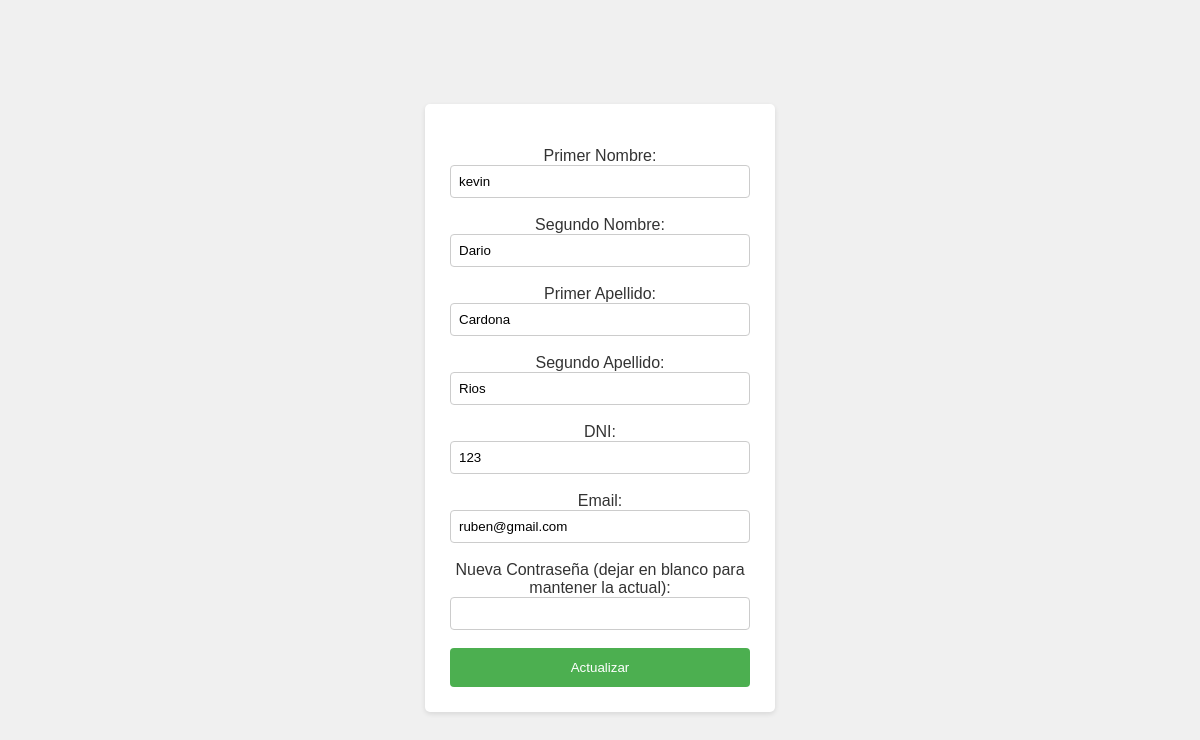
The app's page /modificaruser.php (signed in) with its own data.
### tables this page shows
CREATE TABLE `user` (
  `id` int(11) NOT NULL,
  `first_name` varchar(15) DEFAULT NULL,
  `second_name` varchar(30) DEFAULT NULL,
  `first_family_name` varchar(20) DEFAULT NULL,
  `second_family_name` varchar(25) DEFAULT NULL,
  `role_id` int(11) DEFAULT NULL,
  `dni` int(11) DEFAULT NULL,
  `dni_type_id` int(11) DEFAULT NULL,
  `email` varchar(90) DEFAULT NULL,
  `password` varchar(512) DEFAULT NULL,
  `news_id` int(11) DEFAULT NULL,
  `image` varchar(255) NOT NULL,
  `token` varchar(64) NOT NULL
);

### modificaruser.php (the view, shortened to what this page needs)
<?php
include('connect.php');
$id = $_SESSION["id"];
$result = mysqli_query($connect, "SELECT * FROM user WHERE id = $id");
if (mysqli_num_rows($result) == 1) {
    $row = mysqli_fetch_assoc($result);
} else {
    die("Error: No se encontró el usuario.");
}
?>
<!DOCTYPE html>
<html lang="en">
<head>
    <link rel="stylesheet" href="css/modificar.css">
</head>
<body>
    <center>
    <form action="<?php echo htmlspecialchars($_SERVER["PHP_SELF"]); ?>" method="post" enctype="multipart/form-data">
        <br>
        <label for="first_name">Primer Nombre:</label>
        <br>
        <input type="text" id="first_name" name="first_name" value="<?php echo $row['first_name']; ?>" required><br><br>
        <label for="second_name">Segundo Nombre:</label>
        <br>
        <input type="text" id="second_name" name="second_name" value="<?php echo $row['second_name']; ?>"><br><br>
        <label for="first_family_name">Primer Apellido:</label>
        <br>
        <input type="text" id="first_family_name" name="first_family_name" value="<?php echo $row['first_family_name']; ?>" required><br><br>
        <label for="second_family_name">Segundo Apellido:</label>
        <br>
        <input type="text" id="second_family_name" name="second_family_name" value="<?php echo $row['second_family_name']; ?>"><br><br>
        <label for="dni">DNI:</label>
        <br>
        <input type="text" id="dni" name="dni" value="<?php echo $row['dni']; ?>" required><br><br>
        <label for="email">Email:</label>
        <input type="email" id="email" name="email" value="<?php echo $row['email']; ?>" required><br><br>
        <label for="password">Nueva Contraseña (dejar en blanco para mantener la actual):</label><br>
        <input type="password" id="password" name="password"><br><br>
        <input type="submit" value="Actualizar">
    </form>
  </center>
</body>
</html>

### css/modificar.css (style rules this page uses)
body { font-family: sans-serif; display: flex; justify-content: center; align-items: center; min-height: 100vh; background-color: #f0f0f0; }
form { background-color: #fff; padding: 25px; border-radius: 5px; box-shadow: 0 2px 5px rgba(0, 0, 0, 0.1); width: 300px; }
label { text-align: center; color: #333; }
input[type="email"], input[type="text"], input[type="password"] { width: 100%; padding: 8px; box-sizing: border-box; border: 1px solid #ccc; border-radius: 4px; }
input[type="submit"] { background-color: #4CAF50; color: white; padding: 12px 20px; border: none; border-radius: 4px; cursor: pointer; width: 100%; }

### records on screen
user: first_name "kevin", second_name "Dario", first_family_name "Cardona", second_family_name "Rios", dni "123", email "ruben@gmail.com"
